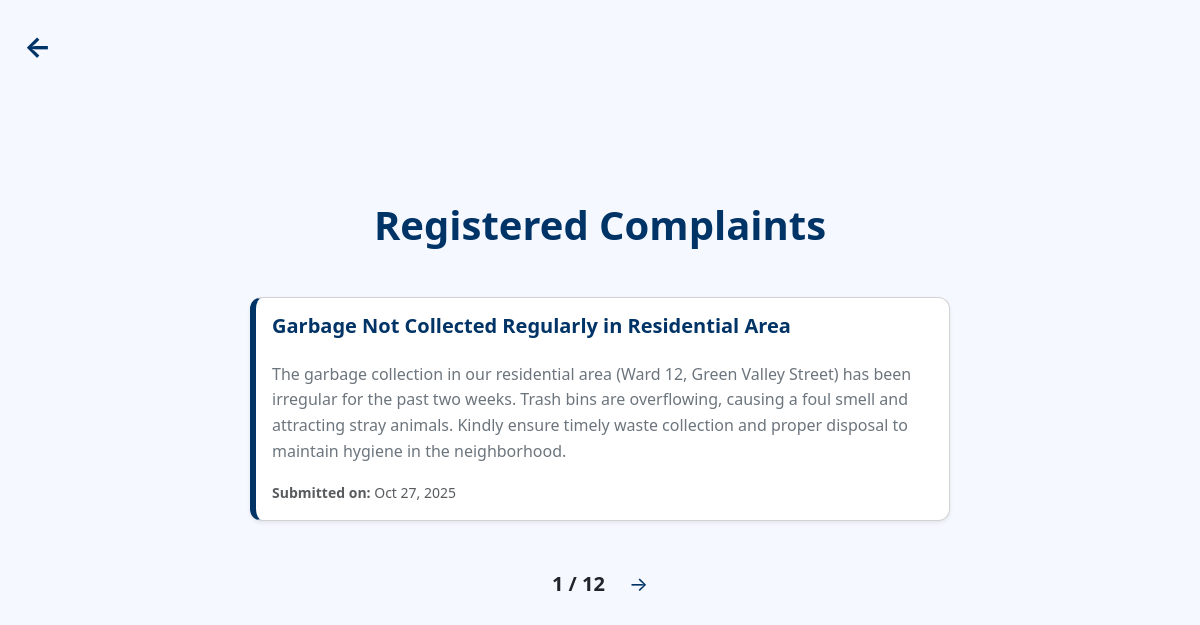
The page /complaints_list/ (signed in) on the database as committed earlier.
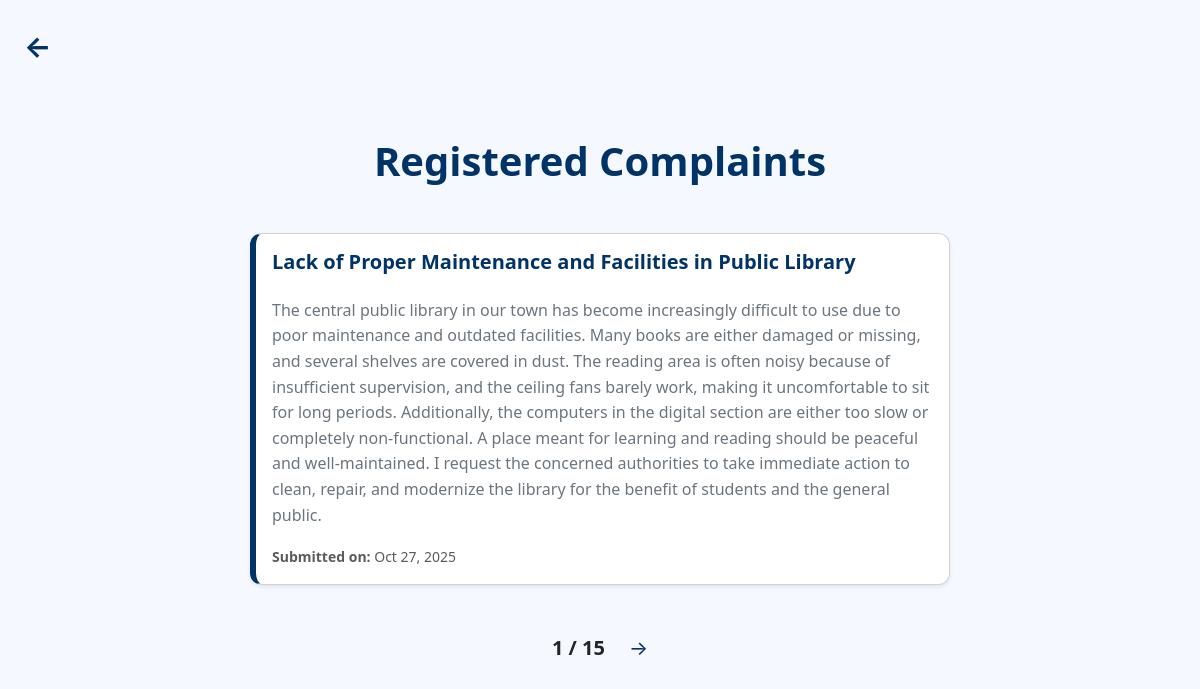
The same page on the database as committed later.
### complaint_manager_app/models.py (models this page shows, shortened)
class Complaint(models.Model):
    STATUS_CHOICES = [
        ('pending','Pending'),
        ('in_progress','In progress'),
        ('resolved','Resolved'),
    ]
    user = models.ForeignKey(User, on_delete=models.CASCADE, null=True, blank=True)
    name = models.CharField(max_length=100)
    email = models.EmailField(max_length=100)
    subject = models.CharField(max_length=100)
    description = models.TextField()
    created_at = models.DateField(auto_now_add=True)
    updated_at = models.DateField(auto_now=True)
    status= models.CharField(max_length=20, choices=STATUS_CHOICES, default='pending')

### complaint_manager_app/views.py (the view)
# urls.py: path('complaints_list/', views.complaints_list,name="complaints_list"),
@login_required
def complaints_list(request):
    complaints = Complaint.objects.all().order_by('-id')  # latest first
    paginator = Paginator(complaints, 1)
    page_number = request.GET.get('page')
    page_obj = paginator.get_page(page_number)
    return render(request, 'complaints_list.html', {'page_obj': page_obj})

### complaint_manager_app/templates/complaints_list.html (shortened to what this page needs)
{% extends "master.html" %}
{% load static %}
{% block content %}
<a href="{% url 'admin_dashboard' %}"
   class="text-decoration-none position-absolute top-0 start-0 m-4"
   style="font-weight: bold; font-size: 1.8rem; color:#003366;">←</a>
<div class="d-flex flex-column align-items-center justify-content-center py-5" style="min-height: 100vh; background-color: #f5f8ff;">
  <h1 class="fw-bold mb-5" style="color:#003366;">Registered Complaints</h1>
  <div class="w-100 d-flex flex-column align-items-center">
    {% if page_obj %}
      {% for x in page_obj %}
      <div class="card shadow-sm mb-4"
           style="width: 700px; border-left: 6px solid #003366; border-radius: 12px; background-color: #ffffff;">
        <div class="card-body">
          <h5 class="card-title fw-semibold mb-4" style="color:#003366;">{{ x.subject }}</h5>
          <p class="card-text text-secondary mb-3" style="line-height: 1.6;">{{ x.description }}</p>
          <p class="text-muted mb-0">
            <small><strong>Submitted on:</strong> {{ x.created_at|date:"M d, Y" }}</small>
          </p>
        </div>
      </div>
      {% endfor %}
    {% else %}
      <p class="text-center text-muted">No complaints found.</p>
    {% endif %}
  </div>
  <div class="d-flex justify-content-center align-items-center mt-4 fs-5">
    <span class="fw-semibold text-dark">{{ page_obj.number }} / {{ page_obj.paginator.num_pages }}</span>
    {% if page_obj.has_next %}
      <a href="?page={{ page_obj.next_page_number }}" class="text-decoration-none ms-4" style="color:#003366;">→</a>
    {% endif %}
  </div>
</div>
{% endblock %}

Rows that differ between the two databases and show on the page:
no longer on this page (row unchanged): Complaint: subject "Garbage Not Collected Regularly in Residential Area", description "The garbage collection in our residential area (Ward 12, Green Valley Street) has been irregular for the past two weeks. Trash bins are overflowing, causing a foul smell and attracting stray animals. Kindly ensure timely waste collection and proper disposal to maintain hygiene in the neighborhood.", created_at "Oct 27, 2025"
added Complaint: subject "Lack of Proper Maintenance and Facilities in Public Library", description "The central public library in our town has become increasingly difficult to use due to poor maintenance and outdated facilities. Many books are either damaged or missing, and several shelves are covered in dust. The reading area is often noisy because of insufficient supervision, and the ceiling fans barely work, making it uncomfortable to sit for long periods. Additionally, the computers in the digital section are either too slow or completely non-functional. A place meant for learning and reading should be peaceful and well-maintained. I request the concerned authorities to take immediate action to clean, repair, and modernize the library for the benefit of students and the general public.", created_at "Oct 27, 2025"
Other text that changed with them:
{{ page_obj.paginator.num_pages }}: "12" → "15"
